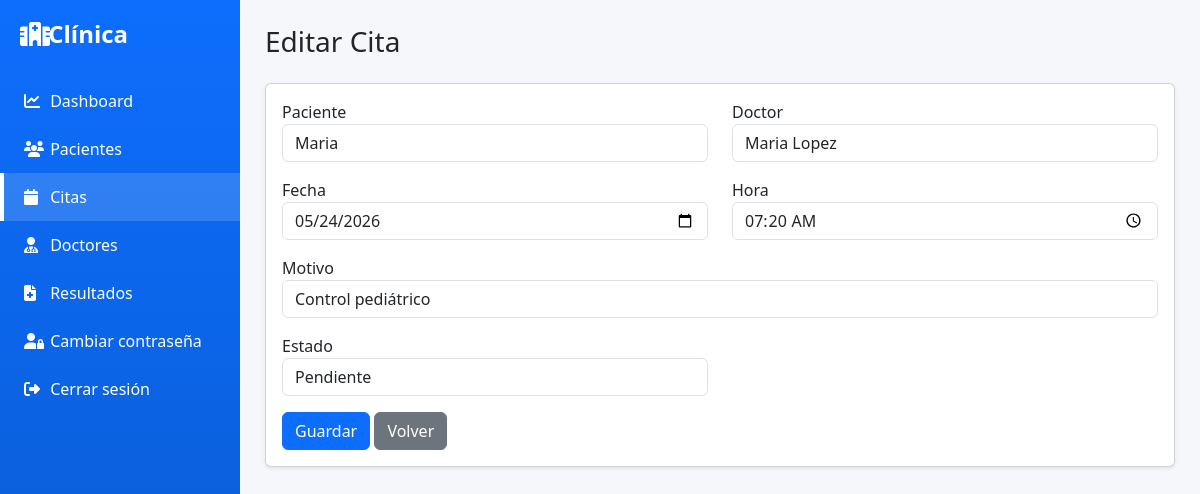
The page /citas/editar/12/ on the database its author committed.
### citas/models.py (models this page shows, shortened)
class Cita(models.Model):
    paciente = models.ForeignKey(Paciente, on_delete=models.CASCADE)
    doctor = models.ForeignKey(Doctor, on_delete=models.CASCADE)
    fecha = models.DateField()
    hora = models.TimeField()
    motivo = models.CharField(max_length=255)
    estado = models.CharField(
        max_length=20,
        default="Pendiente"
    )

### pacientes/models.py (models this page shows, shortened)
class Paciente(models.Model):
    usuario = models.OneToOneField(User, on_delete=models.CASCADE, null=True, blank=True)
    nombre = models.CharField(max_length=100)
    apellido = models.CharField(max_length=100)
    fecha_nacimiento = models.DateField()
    telefono = models.CharField(max_length=20, blank=True, null=True)
    correo = models.EmailField()
    genero = models.CharField(max_length=20, blank=True, null=True)
    direccion = models.TextField(blank=True, null=True)
    tipo_sangre = models.CharField(max_length=5, blank=True, null=True)
    contacto_emergencia = models.CharField(max_length=100, blank=True, null=True)

### doctores/models.py (models this page shows, shortened)
class Doctor(models.Model):
    nombre = models.CharField(max_length=100)
    especialidad = models.CharField(max_length=100)
    telefono = models.CharField(max_length=20)
    consultorio = models.CharField(max_length=20)
    estado = models.CharField(
        max_length=20,
        choices=[
            ('Activo', 'Activo'),
            ('Inactivo', 'Inactivo'),
            ('Vacaciones', 'Vacaciones')
        ],
        default='Activo'
    )

### citas/views.py (the view, shortened to what this page needs)
# urls.py: path('editar/<int:id>/', views.editar_cita),
def editar_cita(request, id):
    cita = get_object_or_404(Cita, id=id)
    pacientes = Paciente.objects.all()
    doctores = Doctor.objects.all()
    return render(request, 'citas/editar.html', {
        'cita': cita,
        'pacientes': pacientes,
        'doctores': doctores
    })

### citas/templates/citas/editar.html (shortened to what this page needs)
{% extends 'base.html' %}
{% block content %}
<h3 class="mb-4">Editar Cita</h3>
<div class="card shadow-sm">
<div class="card-body">
<form method="POST">
<div class="row">
<div class="col-md-6 mb-3">
<label>Paciente</label>
<select name="paciente" class="form-control">
{% for p in pacientes %}
<option value="{{ p.id }}"
{% if cita.paciente.id == p.id %}selected{% endif %}>
{{ p.nombre }}
</option>
{% endfor %}
</select>
</div>
<div class="col-md-6 mb-3">
<label>Doctor</label>
<select name="doctor" class="form-control">
{% for d in doctores %}
<option value="{{ d.id }}"
{% if cita.doctor.id == d.id %}selected{% endif %}>
{{ d.nombre }}
</option>
{% endfor %}
</select>
</div>
<div class="col-md-6 mb-3">
<label>Fecha</label>
<input
type="date"
name="fecha"
class="form-control"
value="{{ cita.fecha|date:'Y-m-d' }}">
</div>
<div class="col-md-6 mb-3">
<label>Hora</label>
<input
type="time"
name="hora"
class="form-control"
value="{{ cita.hora|time:'H:i' }}">
</div>
<div class="col-12 mb-3">
<label>Motivo</label>
<input
type="text"
name="motivo"
class="form-control"
value="{{ cita.motivo }}">
</div>
<div class="col-md-6 mb-3">
<label>Estado</label>
<select name="estado" class="form-control">
<option value="Pendiente" {% if cita.estado == "Pendiente" %}selected{% endif %}>
Pendiente
</option>
</select>
</div>
</div>
<button class="btn btn-primary">
Guardar
</button>
<a href="/citas/" class="btn btn-secondary">
Volver
</a>
</form>
</div>
</div>
{% endblock %}

### templates/base.html (style rules this page uses)
body { background:#f5f7fb; }

### rows shown on the page
Cita: paciente "Maria", doctor "Maria Lopez", fecha "05/24/2026", hora "07:20", motivo "Control pediátrico", estado "Pendiente"
